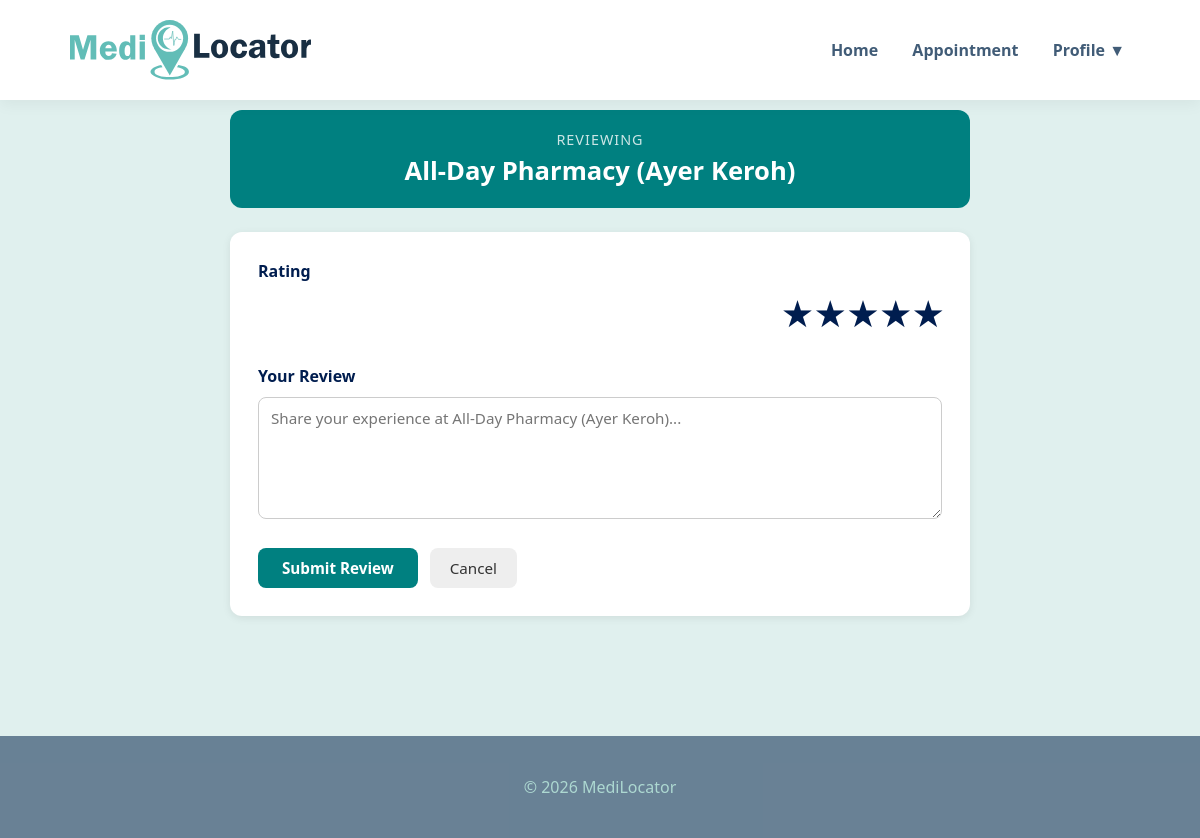
Screenshot of /reviewform.php?type=pharmacy&id=1 (signed in) with the database file from the repository.
### tables this page shows
CREATE TABLE `pharmacy` (
  `pharmacyId` int(11) NOT NULL,
  `pharmacyName` varchar(100) NOT NULL,
  `product` varchar(255) DEFAULT NULL,
  `message` text DEFAULT NULL,
  `address` varchar(255) NOT NULL,
  `latitude` decimal(10,8) NOT NULL,
  `longitude` decimal(11,8) NOT NULL,
  `phoneNum` varchar(20) NOT NULL,
  `opHourStart` time NOT NULL,
  `opHourEnd` time NOT NULL,
  `pharmacyImage` varchar(255) DEFAULT NULL,
  `userId` varchar(12) DEFAULT NULL
);

### Reviewform.php (the view, shortened to what this page needs)
<?php
include 'database.php';
$type = $_GET['type'] ?? '';
$refId = isset($_GET['id']) ? (int)$_GET['id'] : 0;
if ($type == 'clinic') {
    $res = mysqli_query($conn, "SELECT clinicName AS placeName FROM clinic WHERE clinicId = $refId");
} else {
    $res = mysqli_query($conn, "SELECT pharmacyName AS placeName FROM pharmacy WHERE pharmacyId = $refId");
}
$place = mysqli_fetch_assoc($res);
$placeName = $place['placeName'];
?>
<!DOCTYPE html>
<html lang="en">
<head>
    <link rel="stylesheet" href="Main.css">
    <link rel="stylesheet" href="Review.css">
</head>
<body>
    <?php include("navbar.php") ?>
    <div class="content">
        <div class="review-page" style="padding: 30px; width: 100%;">
            <div class="reviewing-banner">
                <p>Reviewing</p>
                <h2><?php echo htmlspecialchars($placeName); ?></h2>
            </div>
            <form method="POST" class="review-form">
                <div class="form-group">
                    <label>Rating</label>
                    <div class="star-input" id="starInput">
                        <?php for ($i = 1; $i <= 5; $i++): ?>
                            <label for="star<?php echo $i; ?>" class="star-label" data-value="<?php echo $i; ?>">★</label>
                        <?php endfor; ?>
                    </div>
                </div>
                <div class="form-group">
                    <label>Your Review</label>
                    <textarea name="comments" rows="5"
                        placeholder="Share your experience at <?php echo htmlspecialchars($placeName); ?>..."
                        required></textarea>
                </div>
                <div class="form-actions">
                    <button type="submit" class="btn-submit">Submit Review</button>
                    <a href="Review.php?type=<?php echo $type; ?>&id=<?php echo $refId; ?>"
                       class="btn-cancel">Cancel</a>
                </div>
            </form>
        </div>
    </div>
    <?php include("footer.php") ?>
</body>
</html>

### Main.css (style rules this page uses)
:root { --teal: #61BCAE; --night-ocean: #415c77; --mint-bright: #ADD8D1; --mint-pale: #E0F0EE; --teal-med: #8ACCC2; --white: #ffffff; --navy: #001d4f; --sky-blue:#87CEEB; --pastel-blue: #A7C7E7; --azure:#F0FFFF; }
* { margin: 0; padding: 0; box-sizing: border-box; font-family: 'Segoe UI', Arial, sans-serif; }
body { min-height: 100vh; display: flex; flex-direction: column; background-color: var(--mint-pale); color: var(--night-ocean); overflow-x: hidden; transition: background-color 0.3s ease, color 0.3s ease; }
.content { flex: 1; display: flex; flex-direction: column; }

### review.css (style rules this page uses)
:root { --teal: #61BCAE; --night-ocean: #415c77; --mint-bright: #ADD8D1; --mint-pale: #E0F0EE; --teal-med: #8ACCC2; --white: #ffffff; --navy: #001d4f; --sky-blue:#87CEEB; --pastel-blue: #A7C7E7; --azure:#F0FFFF; }
.review-page { max-width: 800px; margin: 30px auto; padding: 0 20px; }
.reviewing-banner { background: teal; color: #fff; text-align: center; padding: 20px 30px; border-radius: 12px; margin-bottom: 24px; margin-top: 50px; }
.reviewing-banner p { margin: 0 0 4px; font-size: 0.9rem; opacity: 0.8; letter-spacing: 1px; text-transform: uppercase; }
.reviewing-banner h2 { margin: 20; font-size: 1.6rem; font-weight: 700; }
.review-form { background:var(--white); padding: 28px; border-radius: 12px; box-shadow: 0 2px 8px rgba(0,0,0,0.08); }
.form-group { margin-bottom: 20px; }
.form-group label { display: block; font-weight: 600; margin-bottom: 10px; color: var(--navy); }
.form-group select, .form-group textarea { width: 100%; padding: 10px 12px; border: 1px solid #ccc; border-radius: 8px; font-size: 0.95rem; font-family: inherit; box-sizing: border-box; }
.form-group textarea { resize: vertical; }
.form-actions { display: flex; gap: 12px; margin-top: 24px; }
.btn-submit { background: teal; color: #fff; border: none; padding: 10px 24px; border-radius: 8px; font-size: 0.95rem; cursor: pointer; font-weight: 600; }
.btn-cancel { background: #eee; color: #333; padding: 10px 20px; border-radius: 8px; text-decoration: none; font-size: 0.95rem; }
.star-input { display: flex; flex-direction: row; gap: 4px; }
.star-label { font-size: 2rem; color: #ddd; cursor: pointer; transition: color 0.15s; }
.star-input { display: flex; flex-direction: row-reverse; justify-content: flex-end; gap: 4px; }

### Reviewform.php (style rules this page uses)
.star-input { display: flex; flex-direction: row; gap: 4px; }
.star-label { font-size: 2rem; color: #ddd; cursor: pointer; transition: color 0.15s; }

### rows the page displays
pharmacy: pharmacyName "All-Day Pharmacy (Ayer Keroh)", comments "Share your experience at All-Day Pharmacy (Ayer Keroh)..."
